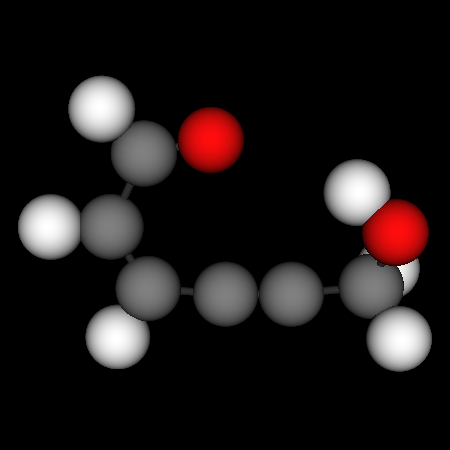

This figure's Python source:
#!/usr/bin/env python
# Demonstrate vtkMoleculeMapper with fast rendering settings.

import vtkmodules.vtkInteractionStyle  # noqa: F401
import vtkmodules.vtkRenderingOpenGL2  # noqa: F401

from vtkmodules.vtkCommonDataModel import vtkMolecule
from vtkmodules.vtkDomainsChemistry import vtkMoleculeMapper
from vtkmodules.vtkRenderingCore import (
    vtkActor,
    vtkRenderWindow,
    vtkRenderWindowInteractor,
    vtkRenderer,
)

# Build molecule.
mol = vtkMolecule()
mol.Initialize()

o1 = mol.AppendAtom(8, 3.0088731969, 1.1344098673, 0.9985902874)
o2 = mol.AppendAtom(8, -0.2616286966, 2.7806709534, 0.7027800226)
c1 = mol.AppendAtom(6, -2.0738607910, 1.2298524695, 0.3421802228)
c2 = mol.AppendAtom(6, -1.4140240045, 0.1045928523, 0.0352265378)
c3 = mol.AppendAtom(6, 0.0000000000, 0.0000000000, 0.0000000000)
c4 = mol.AppendAtom(6, 1.2001889412, 0.0000000000, 0.0000000000)
c5 = mol.AppendAtom(6, -1.4612030913, 2.5403617582, 0.6885503164)
c6 = mol.AppendAtom(6, 2.6528126498, 0.1432895796, 0.0427014196)
h1 = mol.AppendAtom(1, -3.1589178142, 1.2268537165, 0.3536340040)
h2 = mol.AppendAtom(1, -1.9782163251, -0.7930325394, -0.1986937306)
h3 = mol.AppendAtom(1, 3.0459155564, 0.4511167867, -0.9307386568)
h4 = mol.AppendAtom(1, 3.1371551056, -0.7952192984, 0.3266426961)
h5 = mol.AppendAtom(1, 2.3344947615, 1.8381683043, 0.9310726537)
h6 = mol.AppendAtom(1, -2.1991803919, 3.3206134015, 0.9413825084)

mol.AppendBond(c1, c5, 1)
mol.AppendBond(c1, c2, 2)
mol.AppendBond(c2, c3, 1)
mol.AppendBond(c3, c4, 3)
mol.AppendBond(c4, c6, 1)
mol.AppendBond(c5, o2, 2)
mol.AppendBond(c6, o1, 1)
mol.AppendBond(c5, h6, 1)
mol.AppendBond(c1, h1, 1)
mol.AppendBond(c2, h2, 1)
mol.AppendBond(c6, h3, 1)
mol.AppendBond(c6, h4, 1)
mol.AppendBond(o1, h5, 1)

# Molecule mapper with fast settings.
mol_mapper = vtkMoleculeMapper()
mol_mapper.SetInputData(mol)
mol_mapper.UseFastSettings()

actor = vtkActor()
actor.SetMapper(mol_mapper)

# Rendering pipeline.
renderer = vtkRenderer()
renderer.AddActor(actor)
renderer.SetBackground(0.0, 0.0, 0.0)

render_window = vtkRenderWindow()
render_window.SetSize(450, 450)
render_window.SetMultiSamples(0)
render_window.AddRenderer(renderer)
render_window.SetWindowName("fast render")

render_window.Render()
renderer.GetActiveCamera().Zoom(2.2)

interactor = vtkRenderWindowInteractor()
interactor.SetRenderWindow(render_window)

interactor.Initialize()
interactor.Start()
